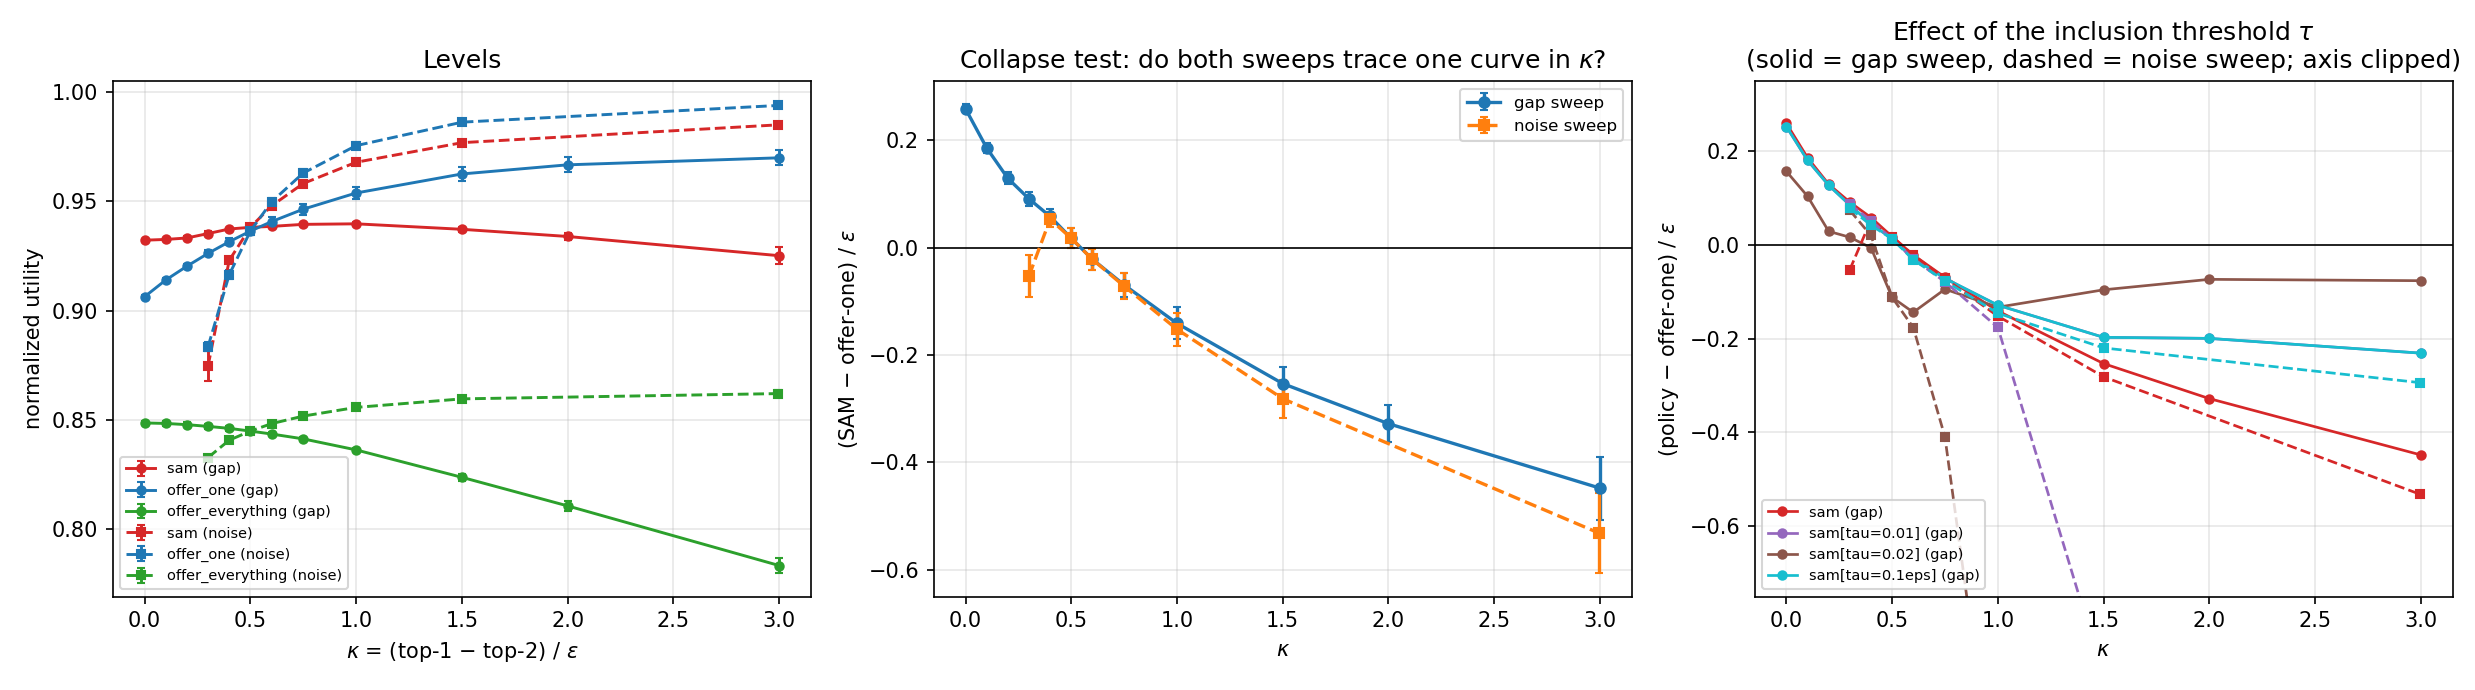

Here is the Python script that generated this plot:
"""A one-parameter family of small instances that slides SAM past offer-one.

`intuition_instances.py` found two hand-built extremes -- one where SAM loses
badly to offer-one (A) and one where it wins big (C) -- but nothing in
between, and no statement of what actually separates them. This script turns
that into a continuum controlled by a single number.

THE SLIDER
----------
    kappa = (a patient's top-1 minus top-2 value) / epsilon

i.e. how many noise-widths separate a patient's favourite provider from their
next-best one. Everything else about the instance is held fixed.

Why this is the right quantity, and not e.g. "how much capacity is scarce" or
"how big the crowd is": both policies are choosing what to commit to under a
theta that will be re-drawn. offer-one commits to the LP's single best guess.
SAM instead prices capacity and then offers everything that could plausibly
beat that price, which is exactly the pairs within ~epsilon of the dual. So

  * kappa << 1 -- the favourite is inside the noise band of the runner-up.
    theta_hat cannot tell them apart; whichever one is free when the patient
    arrives is nearly as good, and the realized argmax is a coin flip.
    Committing (offer-one) throws away that option value; hedging (SAM) is
    free, because the alternatives it adds are worth almost the same.

  * kappa >> 1 -- the favourite is unambiguous. theta_hat is right about who
    should get whom, and offer-one's LP assignment is close to optimal. SAM
    still adds the runner-ups (they clear the dual price in some scenario),
    and now every one of them is a strictly worse match that can arrive first
    and take the slot. Hedging becomes dilution.

So the crossover is a property of kappa alone, which is the claim this script
tests. It tests it by reaching the same kappa two different ways:

    sweep "gap"   : epsilon fixed at 0.10, the top-1/top-2 gap `a` varies
    sweep "noise" : the gap fixed at 0.10, epsilon varies

If kappa is really the governing quantity then the two sweeps must trace the
SAME curve when plotted against kappa -- if instead the answer depended on the
gap and the noise separately, they would separate. That is the falsifiable
part; a single knob relabelled is not a finding.

THE INSTANCE
------------
M=5 providers, one slot each. n_core=8 "core" patients -- deliberately more
than there are slots, so the marginal claimant on any provider is another core
patient and the dual price lands ABOVE the crowd. (Instance C's note: with as
many providers as core patients the marginal claimant becomes a crowd patient,
lambda collapses, and SAM lets the crowd straight back in -- a different
failure mode that would confound this one.) Plus n_crowd=6 crowd patients who
value everything at 0.30 against an exit of 0.20 -- low enough to be excluded
by the price, high enough that they WILL consume a slot if handed one, which
is what stops offer-everything from being a free win.

Each core patient gets a uniformly random favourite. The also-rans are exactly
tied with each other (up to a 0.5%-of-epsilon jitter that only breaks argsort
ties, so it never moves value), which is what makes kappa exactly the top-1
minus top-2 gap rather than some summary of a preference ladder.

Levels are chosen so theta +/- epsilon never reaches 0 or 1 at any grid point:
the simulator's clip would otherwise truncate the upside of exactly the
near-ties being studied, which is the effect that dominated the semi-synthetic
environment (see the clip note in the project memory).

TASK 2: SAM WITH A THRESHOLD
----------------------------
Algorithm 1 offers (i,j) iff m_ij > 0 where m_ij = mean_s max(Delta^s_ij -
lambda_bar_j, 0). Because the max sits INSIDE the average, a pair that clears
the price in one scenario out of S still gets a positive score -- so the
positivity filter barely filters. `sam[tau]` replaces the test with m_ij > tau.
Since a uniform shift cannot reorder a row, this only ever shortens menus; it
never changes which providers rank above which. tau = 0.01 and 0.02 are the
requested absolute values; tau = 0.1*epsilon is included because an absolute
tau cannot be right across a sweep that varies epsilon by 5x (m itself scales
with epsilon), and the "noise" sweep is precisely where that shows.

Nothing outside this folder is modified: the tau variant is implemented here
by recomputing SAM's own scores with the same seed derivation `run_trials`
uses, so tau=0 reproduces `policies.sam` menu-for-menu.

Run:  PYTHONPATH=. python tests/debugging/instance_family.py
      PYTHONPATH=. python tests/debugging/instance_family.py --quick
"""
import argparse
import json
import sys
from multiprocessing import Pool
from pathlib import Path

import numpy as np
import gurobipy as gp
from gurobipy import GRB

sys.path.insert(0, str(Path(__file__).resolve().parents[2]))

from patient import metrics as MET
from patient import policies as P
from patient.policies import _topk_mask
from patient.simulator import run_trials
from patient.utils import create_random_weights

HERE = Path(__file__).resolve().parent

# ---------------------------------------------------------------- instance
M = 5                 # providers, one slot each
N_CORE = 8            # > M on purpose: the marginal claimant must be a core patient
N_CROWD = 6
K = 3                 # menu budget, < M so the size constraint actually binds
MU = 0.55             # core patients' mean value across providers
CROWD_VALUE = 0.30    # above the exit, so a crowd patient will take a slot
EXIT_UTILITY = 0.20
S_SCENARIOS = 10

SEEDS = list(range(8))
NUM_TRIALS = 300

# kappa = a / epsilon reached two ways (see module docstring).
GAP_SWEEP_EPSILON = 0.10
GAP_SWEEP_KAPPA = [0.0, 0.1, 0.2, 0.3, 0.4, 0.5, 0.6, 0.75, 1.0, 1.5, 2.0, 3.0]
# The fixed gap has to be small enough that low kappa is reachable at an
# epsilon that does not clip: kappa = 0.3 needs epsilon = gap/0.3, and epsilon
# much above 1/6 pushes exit utility 0.20 - epsilon into the [0,1] clip.
NOISE_SWEEP_GAP = 0.05
NOISE_SWEEP_EPSILON = [0.1667, 0.125, 0.10, 0.0833, 0.0667, 0.05, 0.0333, 0.0167]

TAUS = [0.0, 0.01, 0.02, "0.1eps"]


def build(kappa, epsilon, seed):
    """theta_hat for a family member. `a = kappa * epsilon` is the amount by
    which a core patient's favourite beats each of their also-rans; the mean
    value across providers is held at MU regardless of a, so sliding kappa
    redistributes value rather than adding it."""
    rng = np.random.RandomState(1000 + seed)
    a = kappa * epsilon
    n = N_CORE + N_CROWD
    theta = np.empty((n, M + 1))

    # Jitter is 0.5% of epsilon: enough to give argsort a strict order (without
    # it every also-ran ties and offer_all/capacity_greedy pile every patient
    # onto the same low-index providers, an artifact of the tie-break rather
    # than of the instance), small enough to leave kappa the top-1/top-2 gap.
    jitter = rng.uniform(-0.005 * epsilon, 0.005 * epsilon, size=(N_CORE, M))
    theta[:N_CORE, :M] = MU - a / M + jitter
    favourite = rng.randint(0, M, size=N_CORE)
    theta[np.arange(N_CORE), favourite] += a

    theta[N_CORE:, :M] = CROWD_VALUE
    theta[:, M] = EXIT_UTILITY
    return theta, np.ones(M, dtype=int)


def instance_diagnostics(theta_hat, capacities, epsilon):
    """Quantities computable from theta_hat alone, to check the family behaves
    as designed and to give kappa a measured counterpart."""
    delta = theta_hat[:, :M] - theta_hat[:, M:M + 1]
    srt = np.sort(delta[:N_CORE], axis=1)[:, ::-1]
    top_gap = float((srt[:, 0] - srt[:, 1]).mean())
    return dict(
        measured_top1_top2=top_gap,
        measured_kappa=top_gap / epsilon,
        core_delta=float(delta[:N_CORE].mean()),
        crowd_delta=float(delta[N_CORE:].mean()),
    )


# ------------------------------------------------------------------- SAM
def _scenario_duals(delta, capacities):
    n, m_ = delta.shape
    mdl = gp.Model()
    mdl.Params.OutputFlag = 0
    x = mdl.addVars(n, m_, lb=0.0, ub=1.0)
    mdl.setObjective(gp.quicksum(delta[i, j] * x[i, j] for i in range(n) for j in range(m_)),
                     GRB.MAXIMIZE)
    for i in range(n):
        mdl.addConstr(gp.quicksum(x[i, j] for j in range(m_)) <= 1)
    cap = [mdl.addConstr(gp.quicksum(x[i, j] for i in range(n)) <= capacities[j])
           for j in range(m_)]
    mdl.optimize()
    return np.array([c.Pi for c in cap])


def sam_scores(theta_hat, capacities, epsilon, seed):
    """m_ij and lambda_bar exactly as `policies.sam` computes them.

    The seed derivation mirrors `run_trials`: it builds RandomState(seed),
    draws the realized thetas through a separate path that does not touch that
    stream, then takes one randint for the policy's own seed. Reproducing it
    here means tau=0 below is `policies.sam`, not an approximation of it."""
    rng = np.random.RandomState(np.random.RandomState(seed).randint(2 ** 31))
    scen = [create_random_weights(theta_hat, epsilon, rng) for _ in range(S_SCENARIOS)]
    deltas = [t[:, :M] - t[:, M:M + 1] for t in scen]
    lam = np.zeros(M)
    for d in deltas:
        lam += _scenario_duals(d, capacities) / S_SCENARIOS
    m = np.zeros((theta_hat.shape[0], M))
    for d in deltas:
        m += np.maximum(d - lam[None, :], 0) / S_SCENARIOS
    return m, lam


# --------------------------------------------------------------- one config
def policy_table(theta_hat, capacities, epsilon, seed):
    """name -> callable returning a menu matrix. SAM's scores are computed
    once and shared by every tau, so the tau comparison is paired down to the
    scenario draw and the extra taus cost no LPs."""
    m, lam = sam_scores(theta_hat, capacities, epsilon, seed)
    live = capacities > 0
    tbl = {
        "offer_one": (P.offer_one, {}, K),
        "offer_all": (P.offer_all, {}, K),
        "offer_everything": (P.offer_all, {}, M),
        "random": (P.random_menu, {}, K),
        "deferred_acceptance": (P.deferred_acceptance, {}, K),
        "capacity_greedy": (P.capacity_greedy, {}, K),
    }
    for tau in TAUS:
        t = 0.1 * epsilon if tau == "0.1eps" else float(tau)
        menus = _topk_mask(m - t, live, K)
        name = "sam" if tau == 0.0 else f"sam[tau={tau}]"
        tbl[name] = (lambda th, c, kk, _m=menus: _m.copy(), {}, K)
    return tbl, m, lam


def run_config(cfg):
    kappa, epsilon, seed, sweep = cfg["kappa"], cfg["epsilon"], cfg["seed"], cfg["sweep"]
    theta_hat, capacities = build(kappa, epsilon, seed)
    tbl, m, lam = policy_table(theta_hat, capacities, epsilon, seed)

    out = dict(cfg)
    out.update(instance_diagnostics(theta_hat, capacities, epsilon))
    out["lambda_mean"] = float(lam.mean())
    out["m_positive_frac"] = float((m > 0).mean())
    out["policies"] = {}

    omni = None
    for name, (fn, kwargs, kk) in tbl.items():
        res = run_trials(theta_hat, capacities, fn, kk, num_trials=NUM_TRIALS,
                         epsilon=epsilon, seed=seed, **kwargs)
        if omni is None:
            # theta realizations depend only on (theta_hat, epsilon, seed), which
            # every policy here shares, so one solve serves the whole config.
            omni = MET.omniscient_utility(res["theta_realized"], capacities)
        menus = res["menus"]
        out["policies"][name] = dict(
            utility=float(MET.utility(res["rewards"])),
            match_rate=float(MET.match_rate(res["chosen"], M)),
            menu_size=float(menus.sum(axis=1).mean()),
            # the diagnostic that drives the whole story: how many slots the
            # crowd is offered, i.e. how much of the scarce capacity is put
            # within reach of patients who should never get it.
            crowd_offers=float(menus[N_CORE:].sum(axis=1).mean()),
        )
    out["omniscient"] = float(omni)
    for v in out["policies"].values():
        v["normalized"] = v["utility"] / omni
    return out


# ------------------------------------------------------------------ report
def se(v):
    v = np.asarray(v, float)
    return v.std(ddof=1) / np.sqrt(len(v)) if len(v) > 1 else 0.0


def aggregate(recs):
    """(sweep, kappa) -> per-policy mean/SE over seeds, plus the paired
    SAM-minus-offer-one difference. Paired is the number that matters: every
    policy sees identical seeds and identical trials, so the difference has a
    far smaller SE than the levels do."""
    keys = sorted({(r["sweep"], round(r["kappa"], 4)) for r in recs},
                  key=lambda t: (t[0], t[1]))
    names = list(recs[0]["policies"].keys())
    rows = []
    for sweep, kappa in keys:
        grp = sorted([r for r in recs if r["sweep"] == sweep
                      and round(r["kappa"], 4) == kappa], key=lambda r: r["seed"])
        row = dict(sweep=sweep, kappa=kappa, epsilon=grp[0]["epsilon"],
                   measured_kappa=float(np.mean([g["measured_kappa"] for g in grp])),
                   lambda_mean=float(np.mean([g["lambda_mean"] for g in grp])),
                   n_seeds=len(grp), policies={})
        for nm in names:
            norm = [g["policies"][nm]["normalized"] for g in grp]
            row["policies"][nm] = dict(
                normalized=float(np.mean(norm)), se=float(se(norm)),
                menu_size=float(np.mean([g["policies"][nm]["menu_size"] for g in grp])),
                crowd_offers=float(np.mean([g["policies"][nm]["crowd_offers"] for g in grp])),
                match_rate=float(np.mean([g["policies"][nm]["match_rate"] for g in grp])),
            )
        for nm in names:
            if nm == "offer_one":
                continue
            d = np.array([g["policies"][nm]["normalized"] for g in grp]) - \
                np.array([g["policies"]["offer_one"]["normalized"] for g in grp])
            row["policies"][nm]["vs_offer_one"] = float(d.mean())
            row["policies"][nm]["vs_offer_one_se"] = float(se(d))
            # In noise units. The entire menu-vs-commitment question is about
            # utility that only exists because theta moves by +/- epsilon, so
            # the raw difference is mechanically proportional to epsilon and
            # the two sweeps cannot possibly coincide in raw units -- they run
            # at epsilons 10x apart. Dividing by epsilon is what makes the
            # collapse test a test of kappa rather than of scale.
            row["policies"][nm]["vs_offer_one_per_eps"] = float(d.mean() / row["epsilon"])
            row["policies"][nm]["vs_offer_one_per_eps_se"] = float(se(d) / row["epsilon"])
        rows.append(row)
    return rows


def print_report(rows):
    show = ["offer_one", "sam", "sam[tau=0.01]", "sam[tau=0.02]", "sam[tau=0.1eps]",
            "offer_all", "offer_everything", "deferred_acceptance", "random"]

    for sweep, title in (("gap", f"SWEEP 1 -- gap varies, epsilon fixed at {GAP_SWEEP_EPSILON}"),
                         ("noise", f"SWEEP 2 -- epsilon varies, gap fixed at {NOISE_SWEEP_GAP}")):
        sub = [r for r in rows if r["sweep"] == sweep]
        if not sub:
            continue
        print("=" * 108)
        print(title)
        print(f"  M={M} providers x 1 slot | {N_CORE} core + {N_CROWD} crowd patients | "
              f"k={K} | {len(SEEDS)} seeds x {NUM_TRIALS} trials")
        print("=" * 108)
        print("normalized utility (against the per-realization omniscient LP)")
        hdr = f"{'kappa':>6s} {'eps':>6s} " + "".join(f"{n[:14]:>15s}" for n in show)
        print(hdr)
        for r in sub:
            line = f"{r['kappa']:>6.2f} {r['epsilon']:>6.3f} "
            for n in show:
                p = r["policies"][n]
                line += f"{p['normalized']:>9.4f}+-{p['se']:<4.3f}"
            print(line)

        print("\npaired difference vs offer-one (same seeds, same trials), "
              "in units of epsilon")
        pol = ["sam", "sam[tau=0.01]", "sam[tau=0.02]", "sam[tau=0.1eps]", "offer_all",
               "offer_everything"]
        print(f"{'kappa':>6s} {'eps':>6s} " + "".join(f"{n[:14]:>17s}" for n in pol))
        for r in sub:
            line = f"{r['kappa']:>6.2f} {r['epsilon']:>6.3f} "
            for n in pol:
                p = r["policies"][n]
                line += (f"{p['vs_offer_one_per_eps']:>+10.3f}"
                         f"+-{p['vs_offer_one_per_eps_se']:<5.3f}")
            print(line)

        print("\nmenu size / slots offered to the crowd (the over-offering diagnostic)")
        pol = ["offer_one", "sam", "sam[tau=0.01]", "sam[tau=0.02]", "sam[tau=0.1eps]",
               "offer_everything"]
        print(f"{'kappa':>6s} {'eps':>6s} " + "".join(f"{n[:14]:>17s}" for n in pol))
        for r in sub:
            line = f"{r['kappa']:>6.2f} {r['epsilon']:>6.3f} "
            for n in pol:
                p = r["policies"][n]
                line += f"{p['menu_size']:>9.2f} /{p['crowd_offers']:<6.2f}"
            print(line)
        print()

    # the crossover, read off each sweep independently
    print("=" * 108)
    print("CROSSOVER: the kappa at which SAM stops beating offer-one")
    print("=" * 108)
    for sweep in ("gap", "noise"):
        sub = sorted([r for r in rows if r["sweep"] == sweep], key=lambda r: r["kappa"])
        if not sub:
            continue
        for nm in ("sam", "sam[tau=0.01]", "sam[tau=0.02]", "sam[tau=0.1eps]"):
            xs = [r["kappa"] for r in sub]
            ys = [r["policies"][nm]["vs_offer_one"] for r in sub]
            cross = None
            for i in range(len(xs) - 1):
                if ys[i] > 0 >= ys[i + 1]:
                    t = ys[i] / (ys[i] - ys[i + 1])
                    cross = xs[i] + t * (xs[i + 1] - xs[i])
                    break
            tag = f"kappa* = {cross:.2f}" if cross is not None else (
                "no crossover in range (" + ("SAM ahead throughout" if ys[-1] > 0
                                             else "offer-one ahead throughout") + ")")
            print(f"   sweep={sweep:<6s} {nm:<16s} {tag}")
    print("\nIf kappa is the governing quantity, the two sweeps' kappa* agree; the "
          "'gap' and\n'noise' sweeps reach the same kappa from opposite directions "
          "and share no primitives.\n")


def make_plot(rows, path):
    import matplotlib
    matplotlib.use("Agg")
    import matplotlib.pyplot as plt

    fig, axes = plt.subplots(1, 3, figsize=(16.5, 4.6))
    styles = {"gap": ("o-", "tab:blue"), "noise": ("s--", "tab:orange")}

    ax = axes[0]
    for sweep, (mk, _) in styles.items():
        sub = sorted([r for r in rows if r["sweep"] == sweep], key=lambda r: r["kappa"])
        if not sub:
            continue
        for nm, col in (("sam", "tab:red"), ("offer_one", "tab:blue"),
                        ("offer_everything", "tab:green")):
            ax.errorbar([r["kappa"] for r in sub],
                        [r["policies"][nm]["normalized"] for r in sub],
                        yerr=[r["policies"][nm]["se"] for r in sub],
                        fmt=mk, color=col, ms=4, lw=1.4, capsize=2,
                        label=f"{nm} ({sweep})")
    ax.set_xlabel(r"$\kappa$ = (top-1 $-$ top-2) / $\epsilon$")
    ax.set_ylabel("normalized utility")
    ax.set_title("Levels")
    ax.legend(fontsize=7)
    ax.grid(alpha=0.3)

    # The collapse test: if kappa governs, the two sweeps lie on one curve.
    ax = axes[1]
    for sweep, (mk, col) in styles.items():
        sub = sorted([r for r in rows if r["sweep"] == sweep], key=lambda r: r["kappa"])
        if not sub:
            continue
        ax.errorbar([r["kappa"] for r in sub],
                    [r["policies"]["sam"]["vs_offer_one_per_eps"] for r in sub],
                    yerr=[r["policies"]["sam"]["vs_offer_one_per_eps_se"] for r in sub],
                    fmt=mk, color=col, ms=5, lw=1.6, capsize=2,
                    label=f"{sweep} sweep")
    ax.axhline(0, color="k", lw=0.8)
    ax.set_xlabel(r"$\kappa$")
    ax.set_ylabel(r"(SAM $-$ offer-one) / $\epsilon$")
    ax.set_title(r"Collapse test: do both sweeps trace one curve in $\kappa$?")
    ax.legend(fontsize=8)
    ax.grid(alpha=0.3)

    ax = axes[2]
    cols = {"sam": "tab:red", "sam[tau=0.01]": "tab:purple",
            "sam[tau=0.02]": "tab:brown", "sam[tau=0.1eps]": "tab:cyan"}
    for sweep, (mk, _) in styles.items():
        sub = sorted([r for r in rows if r["sweep"] == sweep], key=lambda r: r["kappa"])
        if not sub:
            continue
        for nm, col in cols.items():
            ax.plot([r["kappa"] for r in sub],
                    [r["policies"][nm]["vs_offer_one_per_eps"] for r in sub],
                    mk, color=col, ms=4, lw=1.3,
                    label=f"{nm} ({sweep})" if sweep == "gap" else None)
    ax.axhline(0, color="k", lw=0.8)
    ax.set_xlabel(r"$\kappa$")
    ax.set_ylabel(r"(policy $-$ offer-one) / $\epsilon$")
    # An absolute tau collapses off the bottom of this axis on the noise
    # sweep's small-epsilon end (down to -12): m scales with epsilon, so a
    # fixed 0.01 eventually exceeds nearly every score and empties the menus.
    # Clipping keeps the region where the taus actually differ readable; the
    # printed table carries the full numbers.
    ax.set_ylim(-0.75, 0.35)
    ax.set_title(r"Effect of the inclusion threshold $\tau$"
                 "\n(solid = gap sweep, dashed = noise sweep; axis clipped)")
    ax.legend(fontsize=7, loc="lower left")
    ax.grid(alpha=0.3)

    fig.tight_layout()
    fig.savefig(path, dpi=150)
    print(f"wrote {path}")


def main():
    ap = argparse.ArgumentParser(description=__doc__,
                                 formatter_class=argparse.RawDescriptionHelpFormatter)
    ap.add_argument("--quick", action="store_true",
                    help="2 seeds x 40 trials on a 4-point kappa grid, for a smoke check")
    ap.add_argument("--jobs", type=int, default=0, help="0 = one process per config")
    args = ap.parse_args()

    global SEEDS, NUM_TRIALS
    gap_grid, noise_grid = GAP_SWEEP_KAPPA, NOISE_SWEEP_EPSILON
    if args.quick:
        SEEDS, NUM_TRIALS = [0, 1], 40
        gap_grid = [0.0, 0.5, 1.0, 3.0]
        noise_grid = [0.1667, 0.05, 0.0167]

    cfgs = [dict(sweep="gap", kappa=k, epsilon=GAP_SWEEP_EPSILON, seed=s)
            for k in gap_grid for s in SEEDS]
    cfgs += [dict(sweep="noise", kappa=NOISE_SWEEP_GAP / e, epsilon=e, seed=s)
             for e in noise_grid for s in SEEDS]

    jobs = args.jobs or min(len(cfgs), 60)
    print(f"{len(cfgs)} (kappa, seed) configs on {jobs} processes; "
          f"{len(SEEDS)} seeds x {NUM_TRIALS} trials each\n")
    with Pool(jobs) as pool:
        recs = pool.map(run_config, cfgs)

    rows = aggregate(recs)
    print_report(rows)

    out = HERE / ("instance_family_quick.json" if args.quick else "instance_family.json")
    out.write_text(json.dumps(dict(
        config=dict(M=M, n_core=N_CORE, n_crowd=N_CROWD, k=K, mu=MU,
                    crowd_value=CROWD_VALUE, exit_utility=EXIT_UTILITY,
                    S=S_SCENARIOS, seeds=SEEDS, num_trials=NUM_TRIALS),
        rows=rows), indent=2))
    print(f"wrote {out}")
    make_plot(rows, HERE / ("instance_family_quick.png" if args.quick
                            else "instance_family.png"))


if __name__ == "__main__":
    main()
